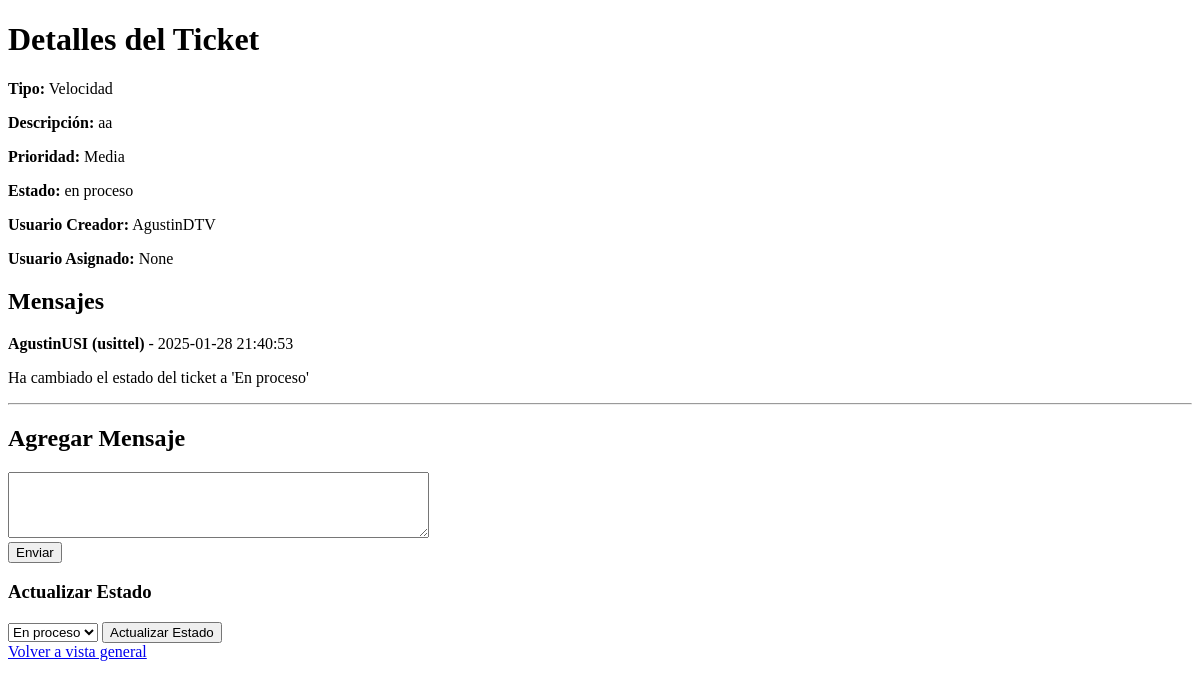
Before: /ticket/35 (signed in) with the older database file.
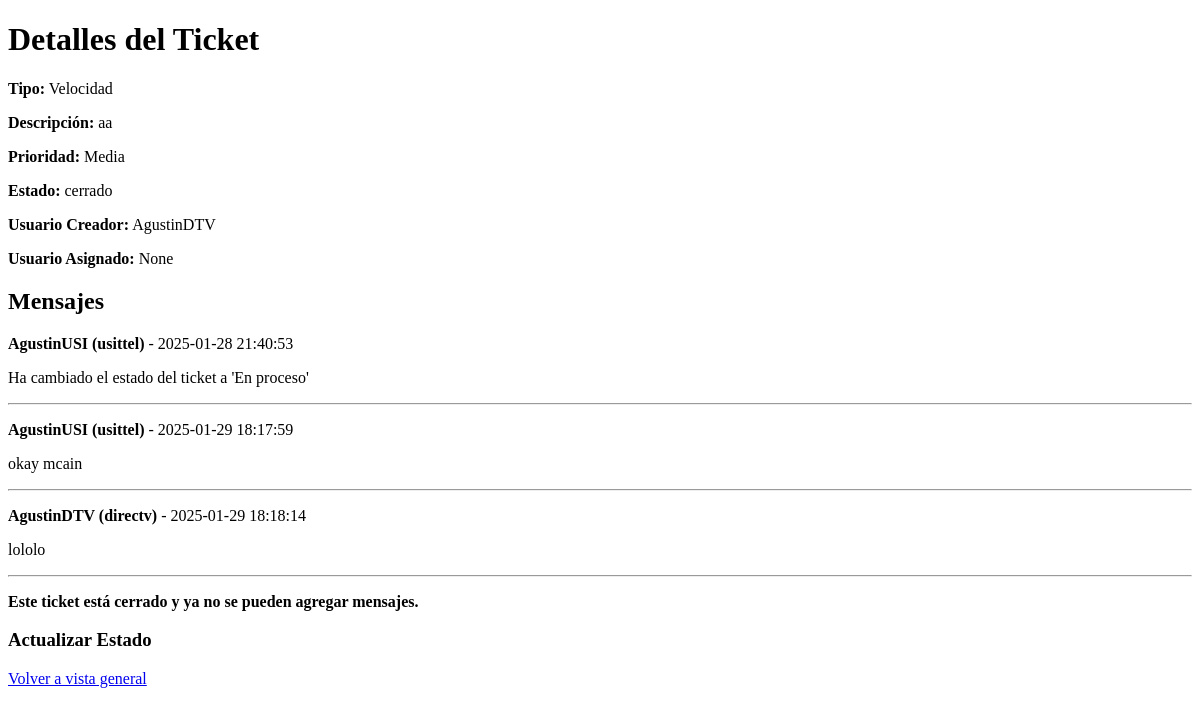
After: the same page with the newer database file.
### tables this page shows
CREATE TABLE tickets (
    id INTEGER PRIMARY KEY AUTOINCREMENT,
    tipo TEXT NOT NULL,
    descripcion TEXT NOT NULL,
    prioridad TEXT NOT NULL,
    fecha_creacion DATETIME DEFAULT CURRENT_TIMESTAMP,
    usuario_creador TEXT NOT NULL,
    notas TEXT,
    archivo TEXT
, usuario_asignado TEXT, estado TEXT DEFAULT 'pendiente');

CREATE TABLE messages (
    id INTEGER PRIMARY KEY AUTOINCREMENT,
    ticket_id INTEGER NOT NULL,
    usuario TEXT NOT NULL,
    rol TEXT NOT NULL,
    mensaje TEXT NOT NULL,
    fecha TIMESTAMP DEFAULT CURRENT_TIMESTAMP,
    FOREIGN KEY (ticket_id) REFERENCES tickets (id)
);

### app.py (the view)
@app.route('/ticket/<int:id>', methods=['GET'])
@login_required
def view_ticket(id):
    conn = get_db_connection()
    ticket = conn.execute('SELECT * FROM tickets WHERE id = ?', (id,)).fetchone()
    messages = conn.execute('SELECT * FROM messages WHERE ticket_id = ? ORDER BY fecha ASC', (id,)).fetchall()
    conn.close()
    if not ticket:
        return "Ticket no encontrado", 404
    return render_template('view_ticket.html', ticket=ticket, messages=messages, current_user=current_user)

### app.py (called while the page is built)
def get_db_connection():
    conn = sqlite3.connect('database.db', timeout=10)  # Espera hasta 10 segundos si la base de datos está bloqueada
    conn.row_factory = sqlite3.Row
    return conn

@login_manager.user_loader
def load_user(user_id):
    conn = get_db_connection()
    user = conn.execute('SELECT * FROM users WHERE id = ?', (user_id,)).fetchone()
    conn.close()
    if user:
        return User(id=user['id'], username=user['username'], role=user['role'])
    return None

### templates/view_ticket.html (shortened to what this page needs)
<!DOCTYPE html>
<html lang="en">
<head>
</head>
<body>
    <h1>Detalles del Ticket</h1>
    <p><strong>Tipo:</strong> {{ ticket['tipo'] }}</p>
    <p><strong>Descripción:</strong> {{ ticket['descripcion'] }}</p>
    <p><strong>Prioridad:</strong> {{ ticket['prioridad'] }}</p>
    <p><strong>Estado:</strong> {{ ticket['estado'] }}</p>
    <p><strong>Usuario Creador:</strong> {{ ticket['usuario_creador'] }}</p>
    <p><strong>Usuario Asignado:</strong> {{ ticket['usuario_asignado'] }}</p>
    <h2>Mensajes</h2>
    <div>
        {% for message in messages %}
            <p><strong>{{ message['usuario'] }} ({{ message['rol'] }})</strong> - {{ message['fecha'] }}</p>
            <p>{{ message['mensaje'] }}</p>
            <hr>
        {% endfor %}
    </div>
    {% if ticket['estado'].lower() not in ['cerrado', 'resuelto'] %}
    <h2>Agregar Mensaje</h2>
    <form method="POST" action="{{ url_for('add_message', ticket_id=ticket['id']) }}">
        <textarea name="mensaje" rows="4" cols="50" required></textarea><br>
        <button type="submit">Enviar</button>
    </form>
{% else %}
    <p><strong>Este ticket está {{ ticket['estado'] }} y ya no se pueden agregar mensajes.</strong></p>
{% endif %}
    <h3>Actualizar Estado</h3>
    {% if current_user.role == 'usittel' and ticket.estado != 'cerrado' %}
        <form action="{{ url_for('update_ticket', id=ticket.id) }}" method="POST">
            <select name="nuevo_estado">
                <option value="en proceso" {% if ticket.estado == 'en proceso' %}selected{% endif %}>En proceso</option>
            </select>
            <button type="submit">Actualizar Estado</button>
        </form>
    {% endif %}
    <a href="/tickets">Volver a vista general</a>
</body>
</html>

Changed rows visible on the page:
changed tickets "Velocidad": estado "en proceso" → "cerrado"; estado (not shown) → "cerrado"; nuevo_estado "En proceso" → (not shown)
added messages: usuario "AgustinUSI", rol "usittel", fecha "2025-01-29 18:17:59", mensaje "okay mcain"
added messages: usuario "AgustinDTV", rol "directv", fecha "2025-01-29 18:18:14", mensaje "lololo"
Other visible differences:
text no longer shown: "Agregar Mensaje Enviar Actualizar Estado"
text now shown: "Este ticket está y ya no se pueden agregar mensajes."
